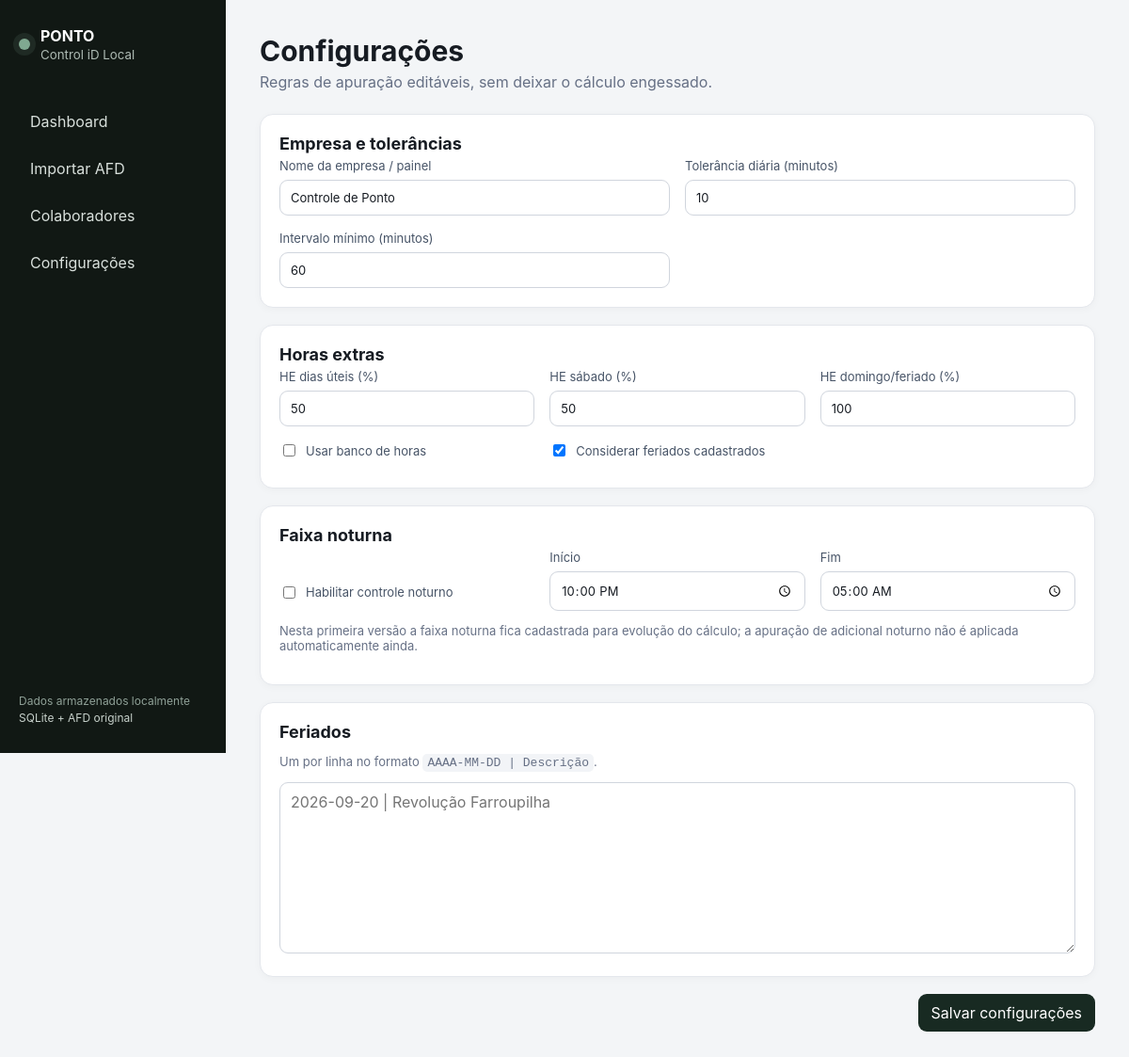
The page /settings on the database its author committed.
### tables this page shows
CREATE TABLE settings (
    key TEXT PRIMARY KEY,
    value TEXT NOT NULL
);

### app.py (the view)
@app.get("/settings", response_class=HTMLResponse)
def settings_page(request: Request):
    with connect() as conn:
        settings = get_settings(conn)
        holidays = conn.execute("SELECT * FROM holidays ORDER BY holiday_date").fetchall()
    holiday_text = "\n".join(f"{h['holiday_date']} | {h['description'] or ''}" for h in holidays)
    return templates.TemplateResponse("settings.html", {"request": request, "settings": settings, "holiday_text": holiday_text})

### templates/settings.html (shortened to what this page needs)
{% extends "base.html" %}
{% block content %}
<div class="topbar"><div><h1>Configurações</h1><p>Regras de apuração editáveis, sem deixar o cálculo engessado.</p></div></div>
<form method="post">
<div class="card"><h2>Empresa e tolerâncias</h2><div class="form-grid two">
<label>Nome da empresa / painel<input name="company_name" value="{{ settings.company_name }}"></label>
<label>Tolerância diária (minutos)<input type="number" min="0" name="daily_tolerance_minutes" value="{{ settings.daily_tolerance_minutes }}"></label>
<label>Intervalo mínimo (minutos)<input type="number" min="0" name="min_interval_minutes" value="{{ settings.min_interval_minutes }}"></label>
</div></div>
<div class="card"><h2>Horas extras</h2><div class="form-grid three">
<label>HE dias úteis (%)<input type="number" min="0" name="overtime_weekday_percent" value="{{ settings.overtime_weekday_percent }}"></label>
<label>HE sábado (%)<input type="number" min="0" name="overtime_saturday_percent" value="{{ settings.overtime_saturday_percent }}"></label>
<label>HE domingo/feriado (%)<input type="number" min="0" name="overtime_sunday_holiday_percent" value="{{ settings.overtime_sunday_holiday_percent }}"></label>
<label class="check"><input type="checkbox" name="bank_hours_enabled" {% if settings.bank_hours_enabled=='1' %}checked{% endif %}> Usar banco de horas</label>
<label class="check"><input type="checkbox" name="consider_holidays" {% if settings.consider_holidays=='1' %}checked{% endif %}> Considerar feriados cadastrados</label>
</div></div>
<div class="card"><h2>Faixa noturna</h2><div class="form-grid three"><label class="check"><input type="checkbox" name="night_shift_enabled" {% if settings.night_shift_enabled=='1' %}checked{% endif %}> Habilitar controle noturno</label><label>Início<input type="time" name="night_start" value="{{ settings.night_start }}"></label><label>Fim<input type="time" name="night_end" value="{{ settings.night_end }}"></label></div><p class="help">Nesta primeira versão a faixa noturna fica cadastrada para evolução do cálculo; a apuração de adicional noturno não é aplicada automaticamente ainda.</p></div>
<div class="card"><h2>Feriados</h2><p class="help">Um por linha no formato <code>AAAA-MM-DD | Descrição</code>.</p><textarea name="holidays" rows="8" placeholder="2026-09-20 | Revolução Farroupilha">{{ holiday_text }}</textarea></div>
<div class="savebar"><button class="button primary" type="submit">Salvar configurações</button></div>
</form>
{% endblock %}

### templates/base.html (shortened to what this page needs)
<!doctype html>
<html lang="pt-BR">
<head>
  <link rel="stylesheet" href="/static/style.css">
</head>
<body>
<div class="layout">
  <aside class="sidebar">
    <div class="brand"><span class="dot"></span><div><strong>PONTO</strong><small>Control iD Local</small></div></div>
    <nav>
      <a href="/">Dashboard</a>
      <a href="/import">Importar AFD</a>
      <a href="/employees">Colaboradores</a>
      <a href="/settings">Configurações</a>
    </nav>
    <div class="sidebar-foot">Dados armazenados localmente<br><span>SQLite + AFD original</span></div>
  </aside>
  <main class="content">
    {% block content %}{% endblock %}
  </main>
</div>
</body>
</html>

### static/style.css (style rules this page uses)
:root { --bg:#f3f5f7;--panel:#fff;--ink:#161b22;--muted:#667085;--line:#e4e7ec;--accent:#182a22;--accent2:#3f6b57;--good:#137a4d;--warn:#a15c00;--bad:#b42318 }
* { box-sizing:border-box }
body { margin:0;font-family:Inter,ui-sans-serif,system-ui,-apple-system,BlinkMacSystemFont,"Segoe UI",sans-serif;background:var(--bg);color:var(--ink) }
a { color:inherit;text-decoration:none }
.layout { min-height:100vh;display:grid;grid-template-columns:240px 1fr }
.sidebar { background:#111814;color:#fff;padding:28px 20px;display:flex;flex-direction:column;position:sticky;top:0;height:100vh }
.brand { display:flex;gap:11px;align-items:center;margin-bottom:42px }
.brand .dot { width:12px;height:12px;border-radius:50%;background:#80a991;box-shadow:0 0 0 6px rgba(128,169,145,.12) }
.brand strong,.brand small { display:block }
.brand small { color:#aebbb4;margin-top:2px }
.sidebar nav { display:grid;gap:8px }
.sidebar nav a { padding:11px 12px;border-radius:9px;color:#d9e0dc }
.sidebar-foot { margin-top:auto;color:#8fa097;font-size:12px;line-height:1.5 }
.sidebar-foot span { color:#c8d2cc }
.content { padding:36px;max-width:1500px;width:100% }
.topbar { display:flex;justify-content:space-between;align-items:flex-end;gap:20px;margin-bottom:24px }
.topbar h1 { font-size:30px;margin:0 0 5px }
.topbar p,.section-head p { margin:0;color:var(--muted) }
.card { background:var(--panel);border:1px solid var(--line);border-radius:14px;padding:20px;box-shadow:0 2px 8px rgba(16,24,40,.03);margin-bottom:18px }
.section-head h2,.card h2 { margin:0 0 5px;font-size:18px }
.button,button { border:0;border-radius:9px;padding:10px 14px;font:inherit;cursor:pointer }
.button.primary { background:var(--accent);color:#fff }
.form-grid { display:grid;grid-template-columns:repeat(3,1fr);gap:16px }
.form-grid.two { grid-template-columns:repeat(2,1fr) }
.form-grid.three { grid-template-columns:repeat(3,1fr) }
label { font-size:13px;color:#475467;display:grid;gap:7px }
input,textarea { width:100%;border:1px solid #d0d5dd;border-radius:9px;padding:10px 11px;font:inherit;color:var(--ink);background:#fff }
textarea { resize:vertical }
.check { display:flex;align-items:center;gap:8px;align-self:end;padding-bottom:10px }
.check input { width:auto }
.savebar { display:flex;justify-content:flex-end;margin:18px 0 }
.help,.footnote { color:var(--muted);font-size:13px }
code { background:#f2f4f7;padding:2px 5px;border-radius:5px }

### rows shown on the page
settings: company_name "Controle de Ponto"
settings: daily_tolerance_minutes "10"
settings: min_interval_minutes "60"
settings: overtime_weekday_percent "50"
settings: overtime_saturday_percent "50"
settings: overtime_sunday_holiday_percent "100"
settings: night_start "22:00"
settings: night_end "05:00"
